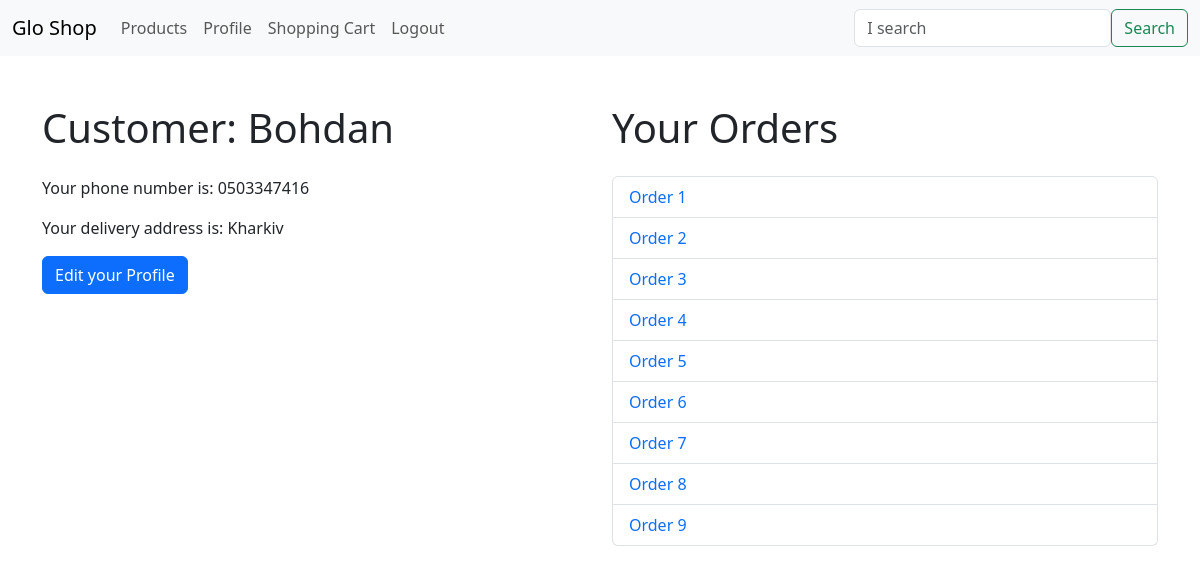
The page /customer/Bohdan (signed in) on the database as committed earlier.
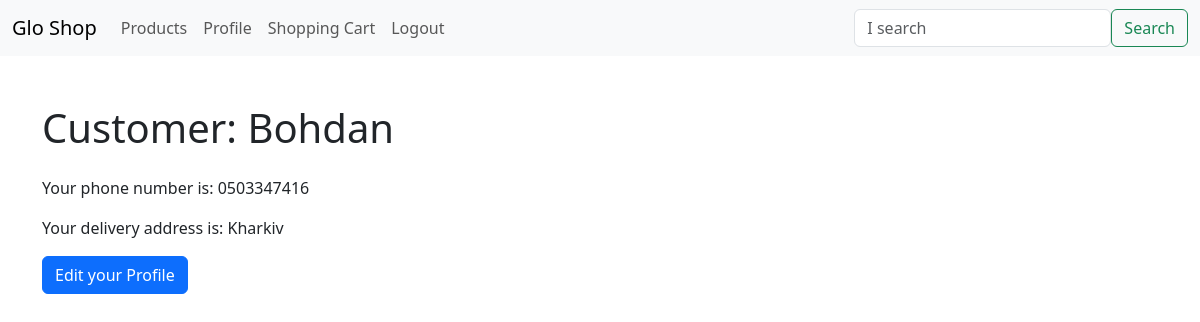
The same page on the database as committed later.
### app/models.py (models this page shows, shortened)
class Order(db.Model):
    id = db.Column(db.Integer, primary_key=True)
    created_at = db.Column(db.DateTime, index=True, default=datetime.utcnow)
    status = db.Column(db.String(16), default='cart', server_default='cart')
    user_id = db.Column(db.Integer, db.ForeignKey('user.id'))
    items = db.relationship('OrderItem', back_populates='order', cascade='all, delete-orphan')
    customer = db.relationship('User', back_populates='orders')
    total_pay = db.Column(db.Float)
    payment_type = db.Column(db.String(32))
    payment_status = db.Column(db.Boolean, default=False)

### app/main/routes.py (the view)
@bp.route('/customer/<username>', methods=['GET', 'POST'])
@login_required
def load_customer(username):
    customer = User.query.filter_by(username=username).first_or_404()
    return render_template('customer.html', customer=customer)

### app/main/forms.py
class SearchForm(FlaskForm):
    q = StringField(('I search'), validators=[DataRequired()])
    submit = SubmitField(('Search'))
    def __init__(self, *args, **kwargs):
        if 'formdata' not in kwargs:
            kwargs['formdata'] = request.args
        if 'csrf_enabled' not in kwargs:
            kwargs['csrf_enabled'] = False
        super(SearchForm, self).__init__(*args, **kwargs)

### app/main/routes.py (called while the page is built)
@bp.before_app_request
def before_request():
    g.search_form = SearchForm()

### app/models.py (called while the page is built)
@login.user_loader
def load_user(id):
    return User.query.get(int(id))

### app/templates/customer.html
{% extends 'base.html' %}
{% block content %}
  {% if customer == current_user %}
    <div class="container mt-5">
      <div class="row">
        <div class="col-md-6">
          <h1 class="mb-4">Customer: {{ customer.username }}</h1>
          {% if customer.phone_number %}
            <p>Your phone number is: {{ customer.phone_number }}</p>
          {% endif %}
          {% if customer.delivery_address %}
            <p>Your delivery address is: {{ customer.delivery_address }}</p>
          {% endif %}
          <a href="{{ url_for('main.edit_profile') }}" class="btn btn-primary mb-3">Edit your Profile</a>
        </div>
        <div class="col-md-6">
          {% if customer.orders %}
            <h1 class="mb-4">Your Orders</h1>
            <ul class="list-group">
              {% for order in customer.orders %}
                {% if order.status != 'cart' %}
                  <li class="list-group-item">
                    <a href="#" class="text-decoration-none">Order {{ order.id }}</a>
                  </li>
                {% endif %}
              {% endfor %}
            </ul>
          {% endif %}
        </div>
      </div>
    </div>
  {% endif %}
{% endblock %}

Rows that differ between the two databases and show on the page:
removed Order: id "1"
removed Order: id "2"
removed Order: id "3"
removed Order: id "4"
removed Order: id "5"
removed Order: id "6"
removed Order: id "7"
removed Order: id "8"
removed Order: id "9"
Other text that changed with them:
text no longer shown: "Your Orders"
